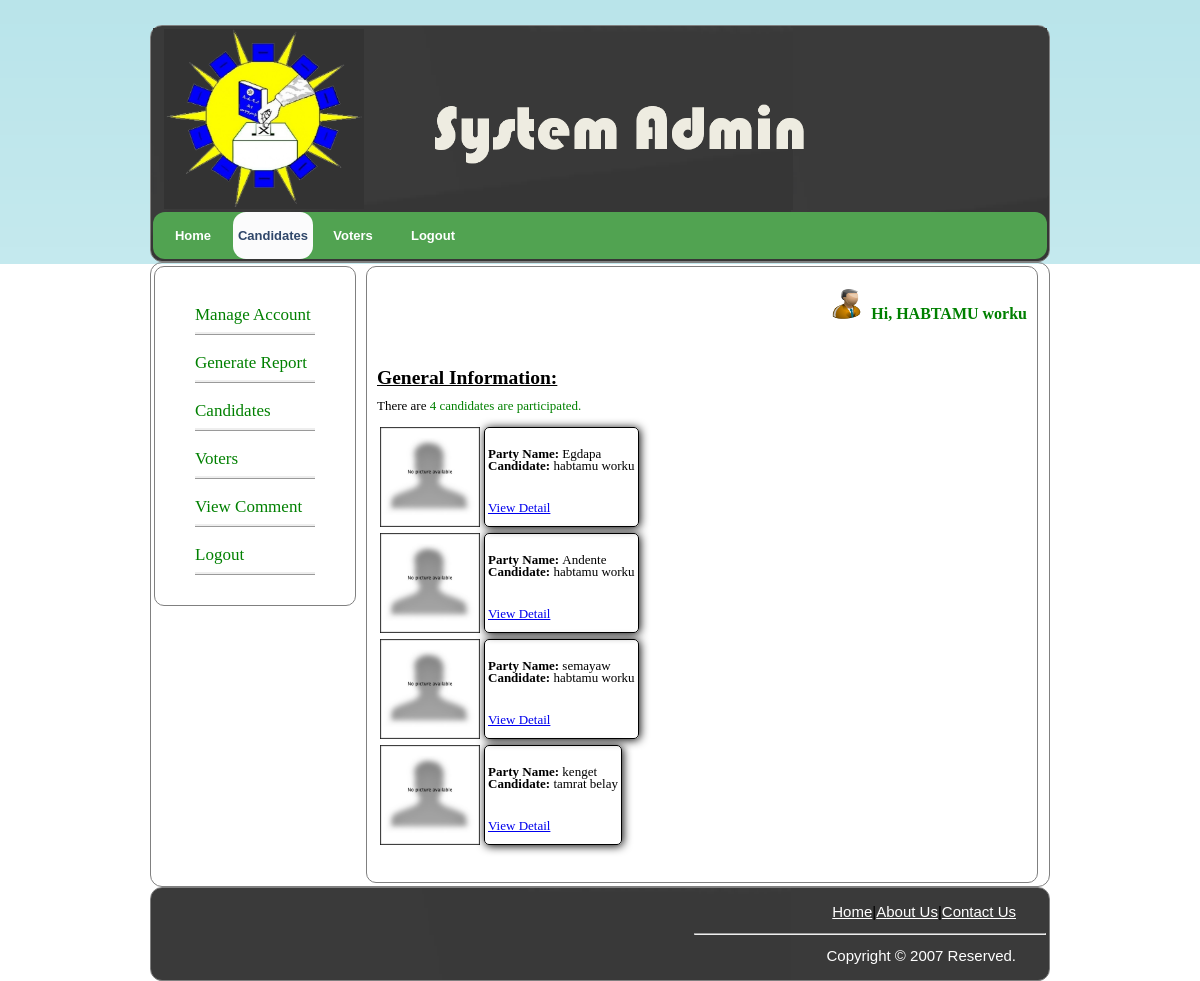
Screenshot of /habvote1/a_candidate.php (signed in) with the database file from the repository.
### tables this page shows
CREATE TABLE IF NOT EXISTS `user` (
  `fname` varchar(25) NOT NULL,
  `mname` varchar(25) NOT NULL,
  `lname` varchar(25) NOT NULL,
  `u_id` varchar(15) NOT NULL,
  `sex` varchar(10) NOT NULL,
  `age` varchar(25) NOT NULL,
  `phone` varchar(15) NOT NULL,
  `email` varchar(30) NOT NULL,
  `role` varchar(20) NOT NULL,
  `username` varchar(25) NOT NULL,
  `password` varchar(255) NOT NULL,
  `status` int(1) NOT NULL,
  `station` varchar(25) NOT NULL,
  PRIMARY KEY (`u_id`),
  KEY `email` (`email`)
);

CREATE TABLE IF NOT EXISTS `candidate` (
  `c_id` int(11) NOT NULL AUTO_INCREMENT,
  `u_id` varchar(22) NOT NULL,
  `fname` varchar(20) NOT NULL,
  `mname` varchar(20) NOT NULL,
  `lname` varchar(20) NOT NULL,
  `sex` varchar(10) NOT NULL,
  `age` int(11) NOT NULL,
  `work` varchar(20) NOT NULL,
  `education` varchar(30) NOT NULL,
  `phone` varchar(20) NOT NULL,
  `email` varchar(20) NOT NULL,
  `experience` varchar(25) NOT NULL,
  `party_name` varchar(20) NOT NULL,
  `party_symbol` varchar(20) NOT NULL,
  `candidate_photo` varchar(40) NOT NULL,
  `username` varchar(25) NOT NULL,
  `password` varchar(255) NOT NULL,
  PRIMARY KEY (`c_id`),
  KEY `u_id` (`u_id`),
  KEY `u_id_2` (`u_id`)
);

### habvote1/a_candidate.php (the view, shortened to what this page needs)
<?php
$user_id=$_SESSION['u_id'];
$result=mysql_query("select * from user where u_id='$user_id'")or die(mysql_error);
$row=mysql_fetch_array($result);
$FirstName=$row['fname'];
$middleName=$row['mname'];
?>
<!DOCTYPE html PUBLIC "-//W3C//DTD XHTML 1.0 Transitional//EN" "http://www.w3.org/TR/xhtml1/DTD/xhtml1-transitional.dtd">
<html xmlns="http://www.w3.org/1999/xhtml">
<head>
<link rel="stylesheet" href="main.css" type="text/css" media="screen"/>
<link href="menu.css" rel="stylesheet" type="text/css" media="screen" />
</head>
<body>
<table align="center" style="width:900px;border:1px solid gray;background:white url(img/tbg.png) repeat-x left top;border-radius:12px">
<tr style="height:auto;border-radius:12px;background: white url(img/tbg.png) repeat-x left top;">
<th colspan="2">
<a href="system_admin.php"><img src="img/logo.jpg" width="200px" height="180px" align="left" style="margin-left:10px"></a>
<img src="img/system.png" 	width="450px" style="margin-left:30px;margin-top:40px" align="center">
</th>
</tr>
<tr>
<td colspan="2" bgcolor="#51a351" id="Menus" style="height:auto;border-radius:12px;">
		<ul>
			<li ><a href="system_admin.php">Home</a></li>
						<li class="active"><a href="a_candidate.php">Candidates</a></li>
			<li><a href="voters.php">Voters</a></li>
			<li><a href="logout.php">Logout</a></li>
		</ul>
</td>
</tr>
</table>
<table align="center" style="width:900px;border:1px solid gray;border-radius:12px;" height="500px">
<tr valign="top">
<td><div style="clear: both"></div>
        <div id="left">
            <ul>
                <li>
                    <a href="manage_account.php">Manage Account</a></li>
					                <li>
                    <a href="a_generate.php">Generate Report</a></li>
					<li>
                    <a href="a_candidate.php">Candidates</a></li>
                <li>
                    <a href="voters.php">Voters</a></li>
					<li>
                    <a href="v_comment.php">View Comment</a></li>
					<li>
                    <a href="logout.php">Logout</a></li>
            </ul>
        </div>
		</td>
		<td><div id="right">
            <div class="desk">
           <h1 align="right"><?php
echo '<img src="img/people.png" width="40px" height="30px">&nbsp;'.'<font face="times new roman" color="green" size="3">Hi,&nbsp;'.$FirstName."&nbsp;".$middleName." ".'</font>';?></h1>
<br><br><?php
			$av=mysql_query("select *from candidate");
			$countav=mysql_num_rows($av);
			echo '<font size="2"><h2><u>General Information:</u></h2> There are <font color="green" >'.$countav. ' candidates are participated.</font>' ;
			echo"<br><br>";
   ?>
	<?php
$result = mysql_query("SELECT * FROM candidate");
while($row = mysql_fetch_array($result))
  {
$ctrl = $row['c_id'];
$fname=$row['fname'];
$mname=$row['mname'];
$pname=$row['party_name'];
$symbol=$row['party_symbol'];
?>
<table>
<tr>
<td><img src="<?php echo $symbol;?>" width="100px" height="100px"></td><td>
<table style="border-radius:5px;border:1px solid black;width:120px;height:100px;box-shadow:1px 1px 10px black">
<tr><td><?php echo "<b>Party Name:</b>"."&nbsp;".$pname;?><br><?php echo "<b>Candidate:</b>"."&nbsp;".$fname."&nbsp;".$mname;?><br></td></tr>
<tr><td style='height:30px;'><a href = "admin_can.php?key=<?php echo $ctrl;?>">View Detail</a></td></tr></table></td>
</tr>
</table>
<?php
}
?>
				<br><br></div>
        </div>
</td>
</tr>
</table>
<table align="center" style="width:900px;border-radius:12px;border:1px solid gray;background:white url(img/tbg.png) repeat-x left top;" height="70px" >
<tr>
<td id="link">
<p style="text-align:right;padding-right:30px;"><a  href="index.php">Home</a>|<a href="about.php">About Us</a>|<a href="contact.php">Contact Us</a></p>
<p ><hr width="350px" align="right"></p>
<p style="text-align:right;padding-right:30px;"><font color="#ffffff">Copyright &copy; 2007 Reserved.</font></p>
</td>
</tr>
</table>
</body>
</html>

### habvote1/main.css (style rules this page uses)
body { margin: 0; padding: 0; background: white url(img/bg.png) repeat-x left top; position:relative; font-family:Verdana, Arial, Helvetica, sans-serif; font-size:15px; line-height:12px; text-align:justify; padding-left:0px; margin-top:25px }
#link a:link { color: #ffffff }
#left { float: left; width: 200px; border: 1px solid gray; border-radius: 10px; }
#left ul { margin-right: 30px; margin-top: 30px; margin-bottom: 30px; }
#left ul li { list-style: none; line-height: 35px; border-color: green; border-bottom-color: green; border-bottom: ridge; margin-top: 10px; margin-right: 10px; }
#left ul li a { text-decoration: none; font-family: Cambria; font-size: 17px; color: green; }
.desk { width:650px; margin-left:-80px; height:auto; border:1px solid gray; border-radius:10px; padding:10px 10px 10px 10px; }
#right { float: right; width: 550px; margin-right: 50px; font-family: Century; }
#right h1 { margin-left: 20px; color: green; font-family: Century; font-size: 18px; }

### habvote1/menu.css (style rules this page uses)
#Menus { width: 750px; height:17px; margin: 0 auto; padding: 0; }
#Menus ul { margin: 0; padding: 0; list-style: none; line-height: normal; }
#Menus li { float: left; }
#Menus a { display: block; width: 80px; height: 31px; padding-top: 16px; text-decoration: none; text-align: center; font-family: Arial, Helvetica, sans-serif; font-size: 13px; font-weight: bold; border-radius:13px; color:white; }
#Menus .active a { background: #FBFBFC url(img/Active.jpg) repeat-x left bottom; padding-left: 0; color: #30476A; }

### rows the page displays
user: fname "HABTAMU", mname "worku"
candidate: party_symbol (picture), party_name "Egdapa", fname "habtamu", mname "worku"
candidate: party_symbol (picture), party_name "Andente", fname "habtamu", mname "worku"
candidate: party_symbol (picture), party_name "semayaw", fname "habtamu", mname "worku"
candidate: party_symbol (picture), party_name "kenget", fname "tamrat", mname "belay"

### other values shown
$countav "4"
